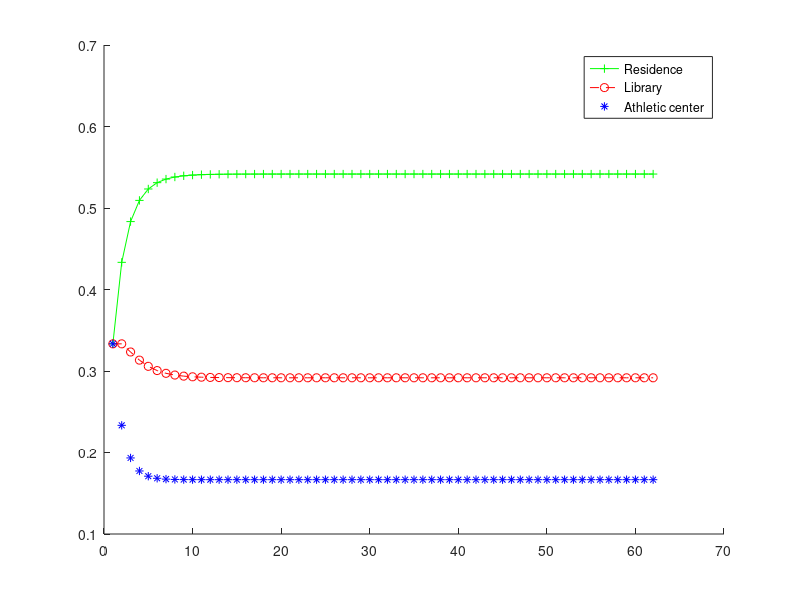

The MATLAB script that drew this image:
clear all
clear all
% Part 1, computing steady state

disp('A16 Steady State Vector Calculated With P^k')

initialdistro=[0.2;0.5;0.3];

initialdistro=initialdistro./norm(initialdistro,1);

% Probabilities of each of the cases. Row 1 is probability that a car goes
% to airport; Row 2 is probability that a car goes to train; Row 3 is
% probability that a car goes to city centre

P=[0.8 0.3 0.3;
   0.1 0.6 0.1;
   0.1 0.1 0.6];

Airport=[];
Train=[];
City=[];

Airport=[Airport initialdistro(1)];
Train=[Train initialdistro(2)];
City=[City initialdistro(3)];
for i=1:500
    finaldistro=(P^i)*initialdistro; % Finding the i-th state vector is computed 
    if (finaldistro-P*finaldistro)<1e-15
        break;
    end
Airport=[Airport finaldistro(1)];
Train=[Train finaldistro(2)];
City=[City finaldistro(3)];
end

steadyStateVectorProbability = finaldistro

disp('Diagonalization of A16')

[V D] = eig(P) % Finding E-values and E-vectors to show that algebraic = geometric multiplicity

EigVectors1 = P-eye(3);
EigVectors2 = P-(1/2).*eye(3);
rref(EigVectors1); % find Eigen Vectors in whole numbers
rref(EigVectors2);

diagcheck = V*D*inv(V) % verifying that T = VDV^-1 --> diag check should be equal to original P


% Part 2, calculating steady state with VDV^-1

disp('A16 Steady State Vector Calculated With Diagonalization')

Residence=[];
Library=[];
Athletic=[];

Residence=[Residence initialdistro(1)];
Library=[Library initialdistro(2)];
Athletic=[Athletic initialdistro(3)];
for i=1:500
    finaldistro=(P^i)*initialdistro; % computing the ith state vector  
    if (finaldistro-P*finaldistro)<1e-15
        break;
    end
Residence=[Residence finaldistro(1)];
Library=[Library finaldistro(2)];
Athletic=[Athletic finaldistro(3)];
end

steadyStateVectorProbability = finaldistro


% Part 3A) when there is a new question (B15)

disp('B15 Steady State Vector Calculated With P^k')

% Random vector showing distribution of cars at each location
initialdistro=[200;200;200];

initialdistro=initialdistro./norm(initialdistro,1);

% Probabilities of each of the cases.
% Row 1: probability that a bike goesto residence;
% Row 2: probability that a bike goes to library
% Row 3: probability that a bike goes to athletic centre

P=[0.8 0.2 0.3;
   0.1 0.7 0.2;
   0.1 0.1 0.5];

Residence=[];
Library=[];
Athletic=[];

Residence=[Residence initialdistro(1)];
Library=[Library initialdistro(2)];
Athletic=[Athletic initialdistro(3)];
for i=1:500
    finaldistro=(P^i)*initialdistro; % computing the ith state vector
    if (finaldistro-P*finaldistro)<1e-15
        break;
    end
Residence=[Residence finaldistro(1)];
Library=[Library finaldistro(2)];
Athletic=[Athletic finaldistro(3)];
end

steadyStateVectorProbability = finaldistro

disp('Diagonalization of B15')

[V D] = eig(P)

EigVectors1 = P-eye(3);
EigVectors2 = P-(0.6).*eye(3);
Eigenvectors3 = P-(0.4).*eye(3);
rref(EigVectors1) % To find Eigen vectors manually
rref(EigVectors2)
rref(Eigenvectors3)


diagcheck = V*D*inv(V)


% Part 3B), redoing the calculations with diaganalization

disp('B15 Steady State Vector Calculated With Diagonalization')

Residence=[];
Library=[];
Athletic=[];

Residence=[Residence initialdistro(1)];
Library=[Library initialdistro(2)];
Athletic=[Athletic initialdistro(3)];
for i=1:500
    finaldistro=(P^i)*initialdistro; % Finding the i-th state vector is computed 
    if (finaldistro-P*finaldistro)<1e-15
        break;
    end
Residence=[Residence finaldistro(1)];
Library=[Library finaldistro(2)];
Athletic=[Athletic finaldistro(3)];
end

steadyStateVectorProbability = finaldistro

hold on 
plot(Residence,'g+-')
plot(Library,'ro--')
plot(Athletic,'b*')
legend('Residence','Library','Athletic center')